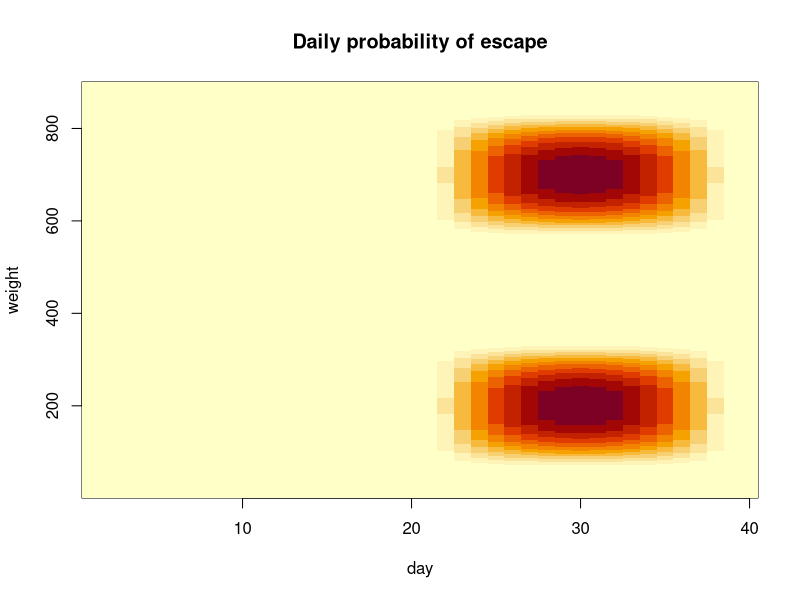

Recreate this plot in R.
## ---- chunk 1
bump <- function(x, loc=0, scale=1){
  xi = (x - loc) / scale
  ifelse(abs(xi) < 1, exp(-1/(1-xi^2)), 0.)
}
daily_probability_of_escape <- function(day, weight){
  # Expects a day and a weight and computes the daily probability of escape 
  bump(day, 30, 10) * (1e-2 + bump(weight, 200, 150)+bump(weight, 700, 150))
}
chickenwise_probability_of_escape <- function(weights){
  # Expects a vector of daily weights from day 1 to N and computes the probability of 
  # escape at the end of the time series
  prob_of_failure = 1
  for(day in 1:length(weights)){
    prob_of_failure = prob_of_failure * (1-daily_probability_of_escape(day, weights[day]))
  }
  return(1 - prob_of_failure)
}
## ---- chunk 2
#| fig-cap: Daily probability of escape for a given day and weight
#| label: fig-prob
days = 1:40
weights = 1:900
heatmap_matrix = outer(days,weights,daily_probability_of_escape)
image(days, weights, heatmap_matrix, xlab="day", ylab="weight", main="Daily probability of escape")
